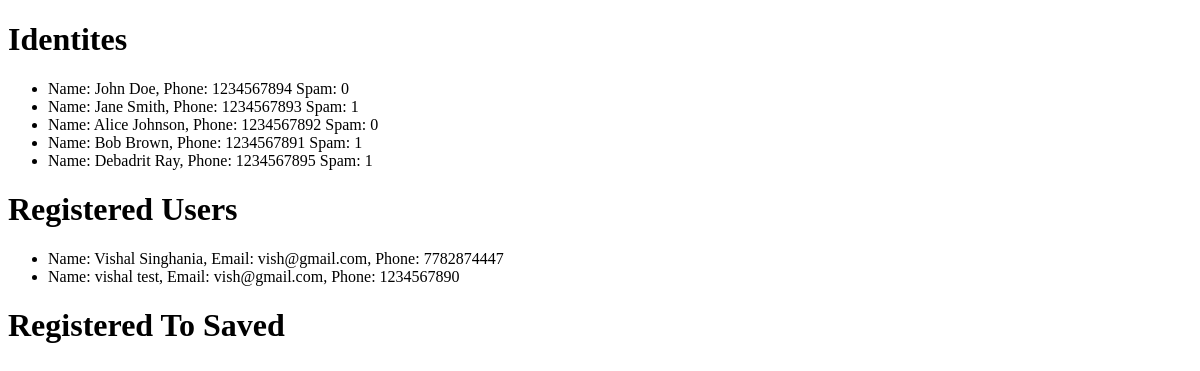
Page /identities/ on the earlier database version.
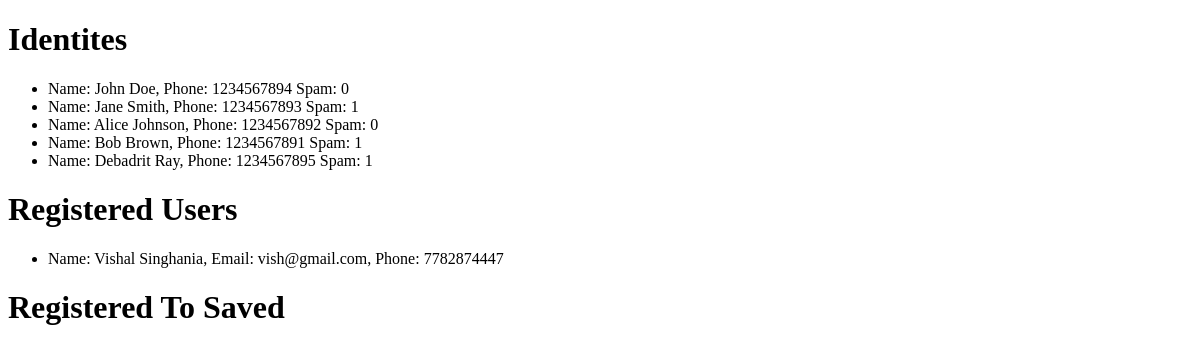
Same page on the later database version.
### identities/models.py (models this page shows, shortened)
class Identity(models.Model):
    first_name = models.CharField(max_length=64)
    last_name = models.CharField(max_length=64)
    phone = models.CharField(max_length=64)
    email = models.CharField(max_length=64)
    is_spam = models.IntegerField(default=0)
    class Meta:
        unique_together = ('first_name', 'last_name', 'phone', 'email', 'is_spam')

class Registered(models.Model):
    phone = models.CharField(max_length=64, primary_key=True)
    first_name = models.CharField(max_length=64)
    last_name = models.CharField(max_length=64)
    email = models.CharField(max_length=64, null=True)

### identities/views.py (the view)
# urls.py: path("", views.index, name="index")
def index(request):
    return render(request, "identities/index.html", {
        "identities": Identity.objects.all(),
        "registered": Registered.objects.all(),
        "registered_to_saved": RegisteredToSaved.objects.all()
    })

### identities/templates/identities/index.html (shortened to what this page needs)
{% extends "identities/layout.html" %}
{% block body %}
    <h1>Identites</h1>
    <ul>
        {% for identity in identities %}
            <li> Name: {{ identity.first_name }} {{ identity.last_name }}, Phone: {{ identity.phone }} Spam: {{ identity.is_spam }} </li>
        {% endfor %}
    </ul>
    <h1>Registered Users</h1>
    <ul>
        {% for reg in registered %}
            <li> Name: {{ reg.first_name }} {{ reg.last_name }}, Email: {{ reg.email}}, Phone: {{ reg.phone }} </li>
        {% endfor %}
    </ul>
    <h1>Registered To Saved</h1>
{% endblock %}

### identities/templates/identities/layout.html (shortened to what this page needs)
<!DOCTYPE html>
<html lang="en">
    <head>
    </head>
    <body>
        {% block body %}
        {% endblock %}
    </body>
</html>

Differences in the rows shown:
removed Registered: first_name "vishal", last_name "test", email "vish@gmail.com", phone "1234567890"
